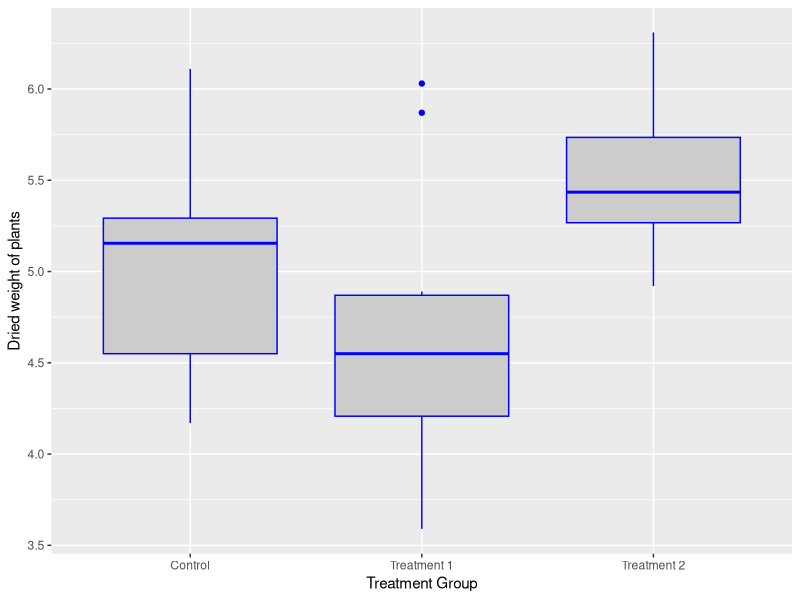

Generate this figure with R:
## ---- chunk 1
plant.df = PlantGrowth
colnames(plant.df)
summary(plant.df)
plant.df$group = factor(plant.df$group,
  labels = c("Control", "Treatment 1", "Treatment 2"))
summary(plant.df) 
## ---- chunk 2
require(ggplot2)
 
ggplot(plant.df, aes(x = group, y = weight)) +
  geom_boxplot(fill = "grey80", colour = "blue") +
  scale_x_discrete() + xlab("Treatment Group") +
  ylab("Dried weight of plants")
## ---- chunk 3
plant.mod1 = lm(weight ~ group, data = plant.df)
plant.mod2 = aov(weight ~ group, data = plant.df)
## ---- chunk 4
summary(plant.mod1)
plant.mod2
## ---- chunk 5
anova(plant.mod1)
summary(plant.mod2) 
## ---- chunk 6
TukeyHSD(plant.mod2) # no applicable method for 'TukeyHSD' applied to an object of class "lm" 
